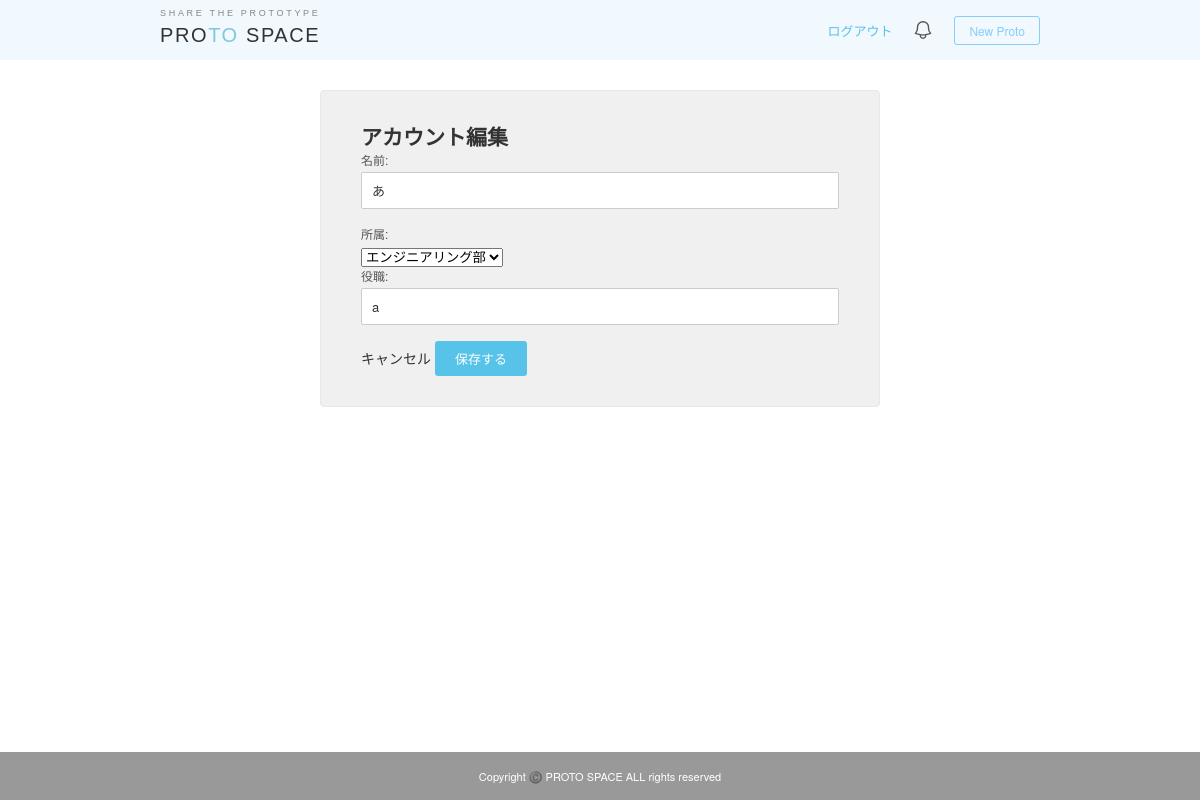
Screenshot of /users/4/update/ (signed in) with the database file from the repository.
### users/models.py (models this page shows, shortened)
class CustomUser(AbstractBaseUser):
    Belonging_CHOICES = [
        ('engineering', 'エンジニアリング部'),
        ('sales', '営業部'),
        ('marketing', 'マーケティング部'),
        ('hr', '人事部'),
        ('finance', '経理部'),
    ]
    email = models.EmailField(unique=True, blank=False, null=False)
    nickname = models.CharField(max_length=10, blank=False, null=False)
    belonging = models.CharField(
        max_length=100,
        choices=Belonging_CHOICES,
        blank=False,
        null=False)
    role = models.CharField(max_length=15,blank=False, null=False)
    USERNAME_FIELD = 'email'
    REQUIRED_FIELDS = ['nickname']
    objects = CustomUserManager()
    class Meta:
        db_table = 'users'

### users/views.py (the view, shortened to what this page needs)
# urls.py: path('<int:pk>/update/', UserUpdateView.as_view(), name='update'),
class UserUpdateView(LoginRequiredMixin, UserPassesTestMixin, UpdateView):
    model = get_user_model()
    form_class = UserUpdateForm
    template_name = 'users/user_update.html'
    def test_func(self):
        return self.request.user.pk == self.kwargs['pk']

### users/forms.py (shortened to what this page needs)
class UserUpdateForm(forms.ModelForm):
    class Meta:
        model = CustomUser
        fields = ['nickname', 'belonging', 'role']
        widgets = {
            'nickname': forms.TextInput(attrs={'maxlength': '10', 'placeholder': '名前'}),
            'role': forms.TextInput(attrs={'placeholder': '役職'}),
        }
        labels = {
            'nickname': '名前',
            'belonging': '所属',
            'role': '役職',
        }

### templates/users/user_update.html (shortened to what this page needs)
{% extends "base.html" %}
{% block content %}
<form method="post">
  <div class="contents row">
    <div class="container">
      <h2>アカウント編集</h2>
      <div class="field">
        {{ form.nickname.label_tag }}
        {{ form.nickname }}
      </div>
      <div class="field">
        {{ form.belonging.label_tag }}
        {{ form.belonging }}
      </div>
      <div class="field">
        {{ form.role.label_tag }}
        {{ form.role }}
      </div>
      <div class="actions">
        <a href="{% url 'users:mypage' request.user.pk %}" class="cancel-btn">キャンセル</a>
        <input type="submit" class="update-btn" value="保存する">
      </div>
    </div>
  </div>
</form>
{% endblock content %}

### static/css/style.css (style rules this page uses)
*, *::before, *::after { box-sizing: border-box; margin: 0; padding: 0; }
a { text-decoration: none; }
body { display: flex; flex-direction: column; min-height: 100vh; font-family: "Helvetica Neue", Arial, "Hiragino Kaku Gothic ProN", "Hiragino Sans", Meiryo, sans-serif; font-size: 14px; color: #333; background-color: #fff; padding-top: 60px; }
a { color: #333; }
.contents { max-width: 960px; margin: 24px auto 0; padding: 0 40px 60px; }
.update-btn { padding: 6px 16px; border: 1px solid #ccc; border-radius: 3px; font-size: 13px; color: #555; text-decoration: none; }
.container { background-color: #f0f0f0; border: 1px solid #e8e8e8; border-radius: 4px; padding: 30px 40px; margin: 30px auto 80px; max-width: 560px; }
.container label { display: block; font-size: 12px; color: #555; margin-bottom: 4px; }
.container input[type="text"], .container input[type="email"], .container input[type="password"] { width: 100%; padding: 8px 10px; border: 1px solid #ccc; border-radius: 2px; font-size: 13px; font-family: inherit; color: #333; margin-bottom: 16px; outline: none; background-color: #fff; }
.container button[type="submit"], .container input[type="submit"], .submit-btn { padding: 8px 20px; background-color: #57C3E9; color: #fff; border: none; border-radius: 3px; font-size: 13px; cursor: pointer; transition: background-color 0.2s; font-family: inherit; }

### rows the page displays
CustomUser: nickname "あ", belonging "エンジニアリング部", role "a"
